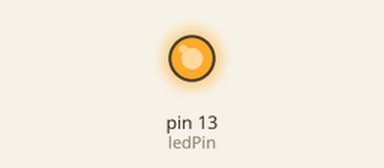
Bench run of a sketch on a simulated Arduino Uno, built with avr-gcc and run on an emulated ATmega328P. On the bench: output pins drawn as LEDs (lit = HIGH).

Above: at 1.4 s.
At 5.8 s:
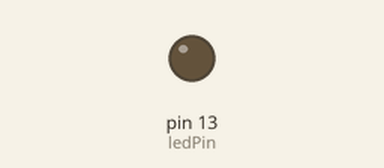
Timing chart, 0 to 8.3 s (numbered marks = the images above):
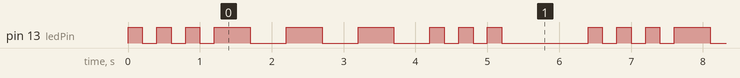

The sketch:

Morse_code_SOS.ino
```cpp
// Morse Code SOS Using Arrays
const int ledPin = 13; //Inbuilt led can be accessed with pin 13

int time_intervals[] = {200, 200, 200, 500, 500, 500, 200, 200, 200};

void setup() {
  pinMode(ledPin, OUTPUT);
}

void loop()  {
  for (int i = 0; i < 9; i++) {
    flash(time_intervals[i]);
  }
  delay(1000);
}

void flash(int interval) {
   digitalWrite(ledPin, HIGH);
   delay(interval);
   digitalWrite(ledPin, LOW);
   delay(interval);
}
```

Measured:
- by itself, pin 13 (ledPin): repeats every 6.4 s: 2 × (LOW 0.20 s, HIGH 0.20 s), LOW 0.20 s, 3 × (HIGH 0.50 s, LOW 0.50 s), 2 × (HIGH 0.20 s, LOW 0.20 s), HIGH 0.20 s, LOW 1.2 s, HIGH 0.20 s
- by itself, everything shown: repeats every 6.4 s, in 18 steps
